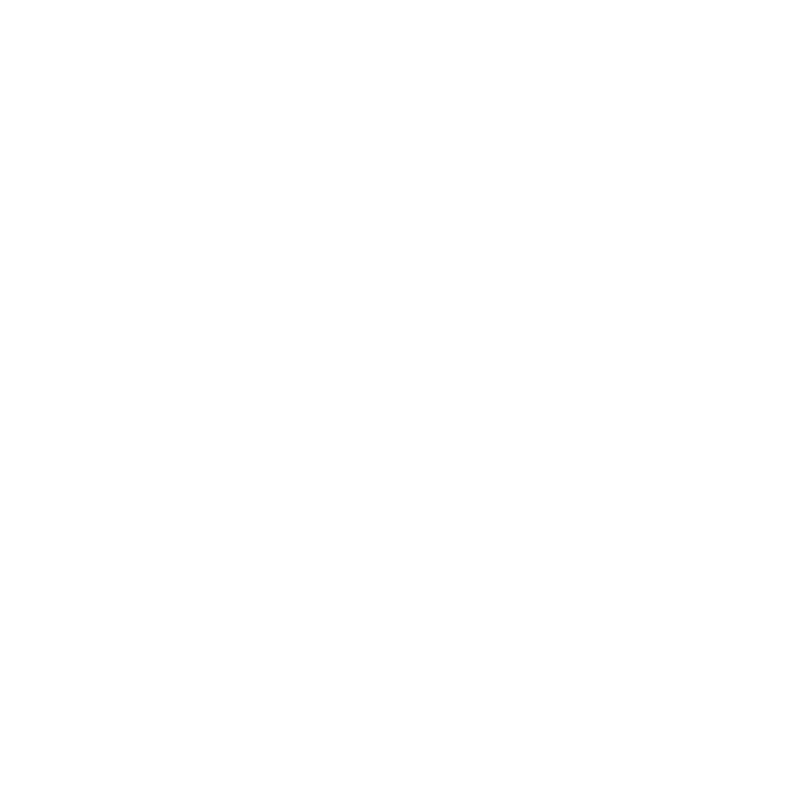
Frame 1 (no input)
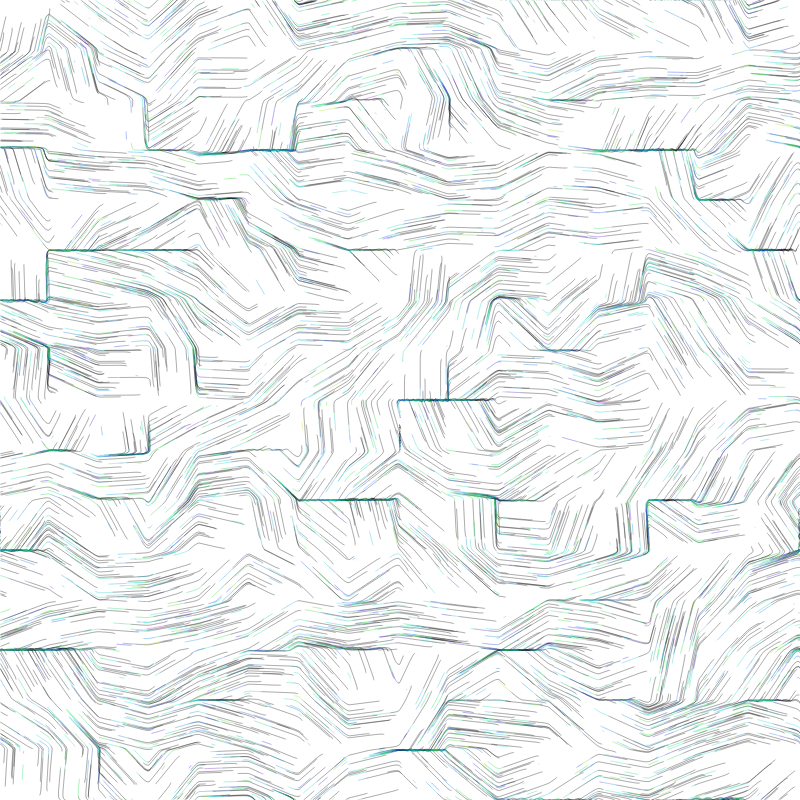
Frame 60 (no input)
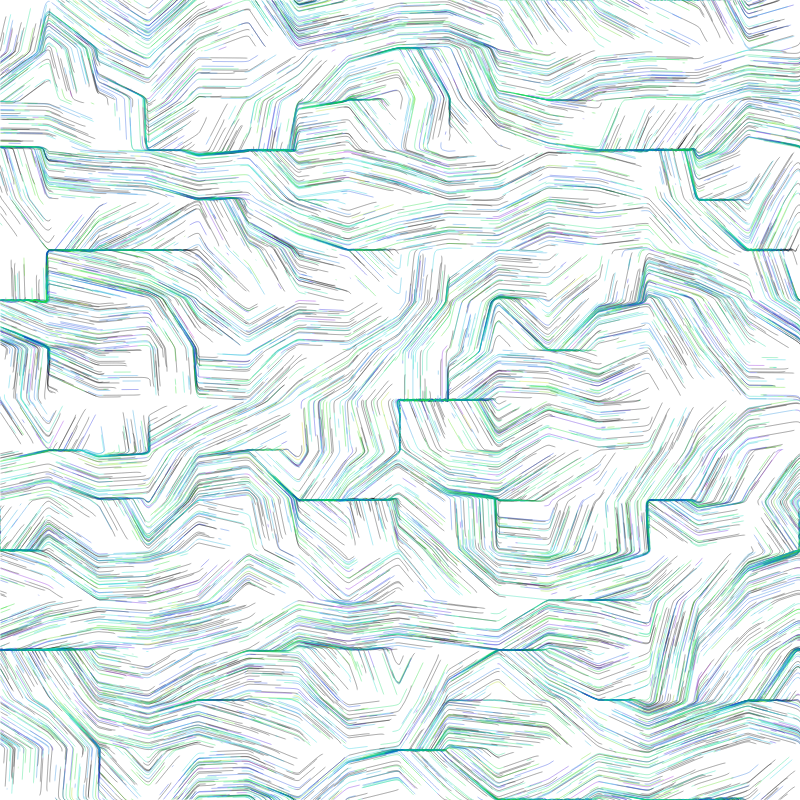
Frame 120 (the mouse pressed at the canvas centre since frame 60)

The p5.js sketch that drew these frames (run headless with seeded random() and noise() and a simulated clock; from frame 60 on, the mouse is pressed at the canvas centre):

// p5.js sketch
// ── sketch.js
let FIELD_SIZE = 50;

let particles = [];
let PARTICLE_COUNT = 3000;
let total_particles = PARTICLE_COUNT;

let flowfield;
let starting_points;

// let maxDist;


function setup() {
  createCanvas(800, 800);
  colorMode(HSB)
  background(255);
  // noiseSeed(1002);
  noiseDetail(16); 
  starting_points = [
    {x: width/4, y: height/4},
    {x: width/4*3, y: height/4},
    {x: width/4*3, y: height/4*3},
    {x: width/4, y: height/4*3},
  ]

  flowfield = new FlowField(FIELD_SIZE);
  // maxDist = ((width / 2) ** 2 + (height / 2) ** 2) ** 0.5;

  for (let i = 0; i < PARTICLE_COUNT; i++) {
    let {startX, startY} = getStartPosition();
    let c = getColor(startX, startY);
    particles[i] = new Particle(startX, startY, c);
  }
}

function draw() {
  // flowfield.update();

  for (let i = 0; i < particles.length; i++) {
    particles[i].follow(flowfield);
    particles[i].update();
    particles[i].show();
  }
  
  if (frameCount % 250 == 0) {
    printStatus();  
  }
}

function getStartPosition() {
  // constrain to the f-2 center
  // let f = 8;
  // let startX = random(width / f, width / f * (f - 1));
  // let startY = random(height / f, height / f * (f - 1));
  // offset - bottom right
  // startX = startX + (width/f) * 0.5;
  // startY = startY + (height/f) * 0.5;
  let startX = random(width);
  let startY = random(height);
  return {startX, startY};
}


function getColor(x, y, z) {
  let a = 255;
  let inc = 2.101;
  let offset = 0;
  let c = noise(x*inc, y*inc, z*inc) * 360 + offset;
  // let palette = [
  //   [76, 175, 80, a],
  //   [124, 77, 255, a],
  //   [3, 169, 244, a],
  //   [255, 235, 59, a],
  // ]
  // let c = random(palette);
  // c[3] = c[3] + 4;
  return [c, 95, int(random(83, 87)), a];
}

function printStatus() {
  let fc = frameCount
  let avg = averageAge().toFixed(1);
  let ls = averageLifespan().toFixed(1);
  let gen = averageGeneration().toFixed(1);
  let tot = total_particles;
  let fr = frameRate().toFixed(1);
  let s = `${fc}\tavg: ${avg} ls: ${ls} gen: ${gen} total: ${tot} fr: ${fr}`
  console.log(s);
}

function averageAge() {
  return particles.reduce((prev, curr) => prev + int(curr.age), 0) / particles.length;
}

function averageGeneration() {
  return particles.reduce((prev, curr) => prev + int(curr.generation), 0) / particles.length;
}

function averageLifespan() {
  return particles.reduce((prev, curr) => prev + int(curr.lifetime), 0) / particles.length;
}

function keyPressed() {
  switch (key) {
    case 'S':
      loop();
      console.log("Started looping");
      break;
    case ' ':
      noLoop();
      console.log("Stopped looping");
      break;
    default:
      break;
  }
}

function mousePressed() {
  // let { startX, startY } = getStartPosition();
  let c = getColor(mouseX, mouseY, 0);
  let p = new Particle(mouseX, mouseY, c);
  particles.push(p);
  total_particles++;
}
// ── field.js
function FlowField(fieldSize) {
  let xIncr = 0.6;
  let yIncr = xIncr;
  let zIncr = 0.0;
  // let zOff = 10.02;
  let zOff = 0.0;

  this.fieldSize = fieldSize;
  this.cols = floor(width / this.fieldSize);
  this.rows = floor(height / this.fieldSize);

  this.field = new Array(this.cols * this.rows);



  this.update = function updateFlowField() {
    // console.log('generate');
    let yOff = 0.0;
    for (let y = 0; y < this.rows; y++) {
      let xOff = 0;
      for (let x = 0; x < this.cols; x++) {
        let idx = x + (y * this.cols);
        let angle = generateFieldAngle(xOff, yOff, zOff);
        let v = p5.Vector.fromAngle(angle);
        v.setMag(0.5);
        this.field[idx] = v;

        xOff += xIncr;
      }
      yOff += yIncr;
    }

    if (frameCount % 500 == 0) {
      // zOff += 0.2;
      // console.log(frameCount);
      // zIncr = 0.0
    }
    zOff += zIncr;
  }

  this.update();

  // this.getVectorOverlayGraphic = function() {
  //   // let overlay = createGraphics()
  //   for (let y = 0; y < this.rows; y++) {
  //     for (let x = 0; x < this.cols; x++) {
  //       let idx = x + (y * this.cols);
  //       let v = this.field[idx];
  //       push();
  //       stroke(0, 128);
  //       strokeWeight(1);
  //       translate(x * this.fieldSize, y * this.fieldSize);
  //       rotate(v.heading());
  //       line(0, 0, this.fieldSize, 0);
  //       pop();
  //     }
  //   }
  // }

  function generateFieldAngle(xOff, yOff, zOff) {
    let n = noise(xOff, yOff, zOff); // 0 < n < 1
    // let f = 4;
    // n = floor(n * f) / f;
    return - n * TWO_PI;
  }
}
// ── particle.js
MIN_LIFESPAN = 35;
MAX_LIFESPAN = 120;

function Particle(x, y, c) {
  this.pos = createVector(x, y);
  this.vel = createVector(random(-TWO_PI, TWO_PI), random(-TWO_PI, TWO_PI));
  this.acc = createVector(0, 0);
  this.maxSpeed = 1;
  this.diameter = 2;
  this.lifetime = random(MIN_LIFESPAN, MAX_LIFESPAN);
  this.age = 0;
  this.generation = 0;
  this.strokeColor = 0;
  this.strokeAlpha = 255;
  this.strokeWeight = 0.2;
  this.color = c;

  this.prevPos = this.pos.copy();

  this.update = function updateParticle() {
    if (this.age < this.lifetime) {
      this.vel.add(this.acc);
      this.vel.limit(this.maxSpeed);
      this.prevPos = this.pos.copy();
      this.pos.add(this.vel);
      this.acc.mult(0);
      this.edges();
      this.age += 1;
    } else {
      let { startX, startY } = getStartPosition();
      this.pos = createVector(startX, startY);
      this.prevPos = this.pos.copy();
      this.vel = createVector(0, 0);
      this.acc = createVector(0, 0);
      this.lifetime = random(MIN_LIFESPAN, MAX_LIFESPAN)
      this.age = 0;
      this.generation += 1;
      this.color = getColor(startX, startY, this.generation);
      total_particles++;
    }
  }

  this.applyForce = function applyForceParticle(force) {
    this.acc.add(force);
  }

  this.follow = function followParticle(flowfield) {
    let x = floor(this.pos.x / flowfield.fieldSize);
    let y = floor(this.pos.y / flowfield.fieldSize);
    let idx = x + y * flowfield.cols;
    let force = flowfield.field[idx];
    this.applyForce(force);
  }

  this.show = function showParticle() {
    // if (frameCount > 0 && frameCount % 500 == 0) {
    //   this.strokeColor = min(abs(this.strokeColor + 100), 255);
    //   this.strokeWeight = this.strokeWeight - 0.75;
    // }
    if (this.age > 5 && frameCount > 0) {
      // let direction = p5.Vector.sub(this.prevPos, this.pos);
      stroke(this.color);
      strokeWeight(this.strokeWeight);
      line(this.pos.x, this.pos.y, this.prevPos.x, this.prevPos.y);
      // drawShape(this.pos.x, this.pos.y, direction.heading())
      // strokeJoin(ROUND);
      // noFill();
      // noStroke();
      // fill(this.color);
      // ellipse(this.pos.x, this.pos.y, this.diameter);
    }
  }

  this.edges = function() {
    if (this.pos.x > width) {
      this.pos.x = 0;
      this.prevPos = this.pos.copy();
    }
    if (this.pos.x < 0) {
      this.pos.x = width;
      this.prevPos = this.pos.copy();
    }
    if (this.pos.y > height) {
      this.pos.y = 0;
      this.prevPos = this.pos.copy();
    }
    if (this.pos.y < 0) {
      this.pos.y = height;
      this.prevPos = this.pos.copy();
    }
  }
}

function drawShape(x, y, heading) {
  push();
  translate(x, y);
  rotate(heading);
  beginShape();
  vertex(0, 20);
  vertex(20, 20);
  vertex(20, 0);
  vertex(0, 0);
  endShape(CLOSE);
  pop();
}
